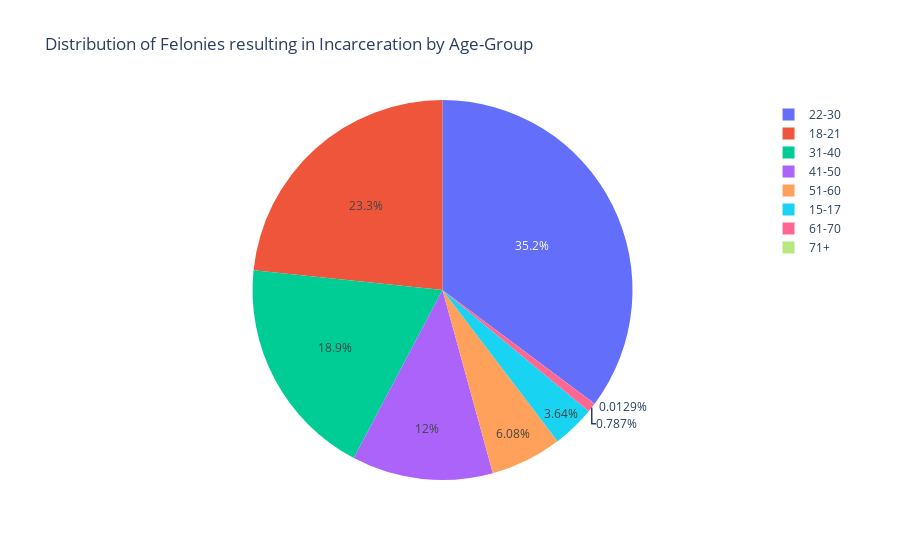

This figure's notebook cell:
### Markdown cell above
### Visualization 2 Explanation

Insert explanation here

### Code cell
import plotly.express as px
import pandas as pd
import numpy as np

def visual3(input_file):
    df = pd.read_csv(input_file)
    df.dropna(subset=['AGE_GROUP'], inplace = True)
    df = df[df['SENTENCE_TYPE'].str.lower().isin(['incarceration', 'long split'])]
    fig = px.pie(df, names = 'AGE_GROUP', title = 'Distribution of Felonies resulting in Incarceration by Age-Group', labels='count')
    fig.show()


############ Function Call ############
visual3('felony_dc_clean.csv')

### Figure 1 — Plotly figure (JSON) as saved in the notebook; plotly's stock layout.template omitted (floating-point values rounded to 4 significant figures; data arrays with more than 128 entries replaced by an {"elided": "..."} marker saying what was removed)
{"data": [{"domain": {"x": [0, 1], "y": [0, 1]}, "hovertemplate": "AGE_GROUP=%{label}<extra></extra>", "labels": {"elided": "15511 str values"}, "legendgroup": "", "name": "", "showlegend": true, "type": "pie"}], "layout": {"legend": {"tracegroupgap": 0}, "title": {"text": "Distribution of Felonies resulting in Incarceration by Age-Group"}}}
